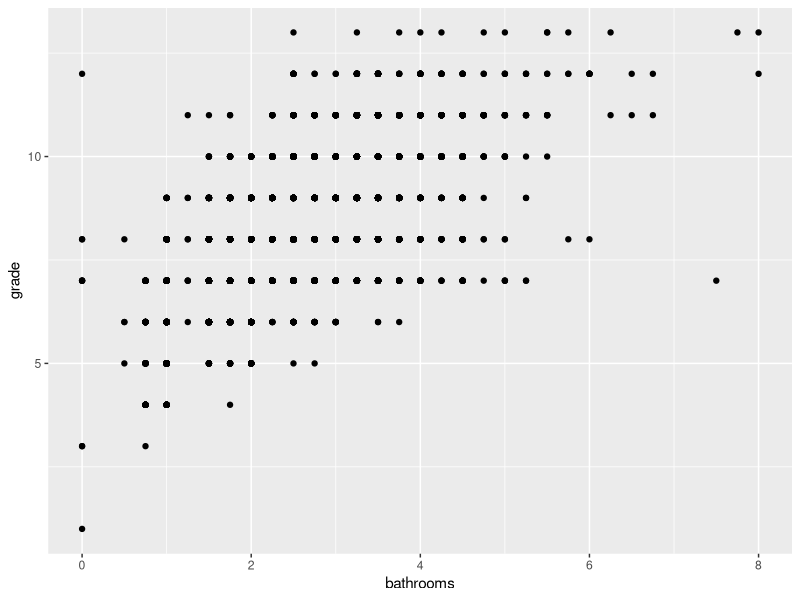
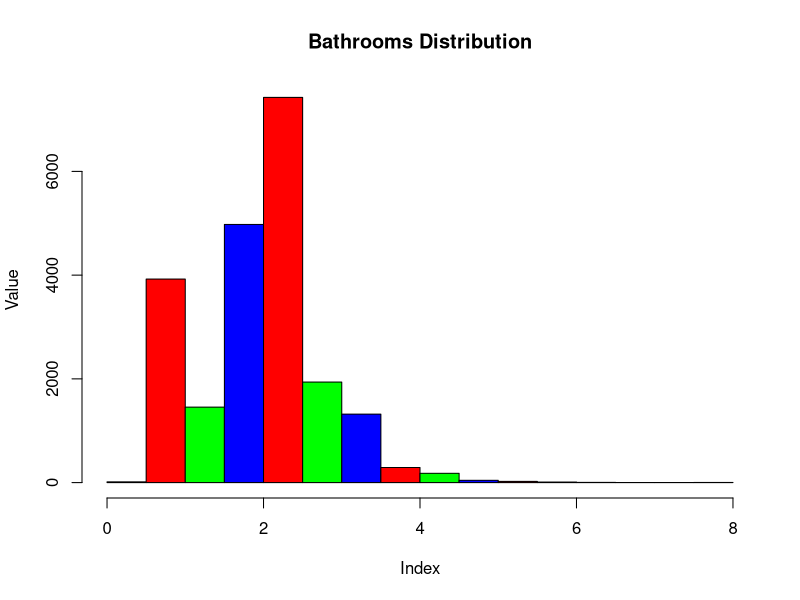
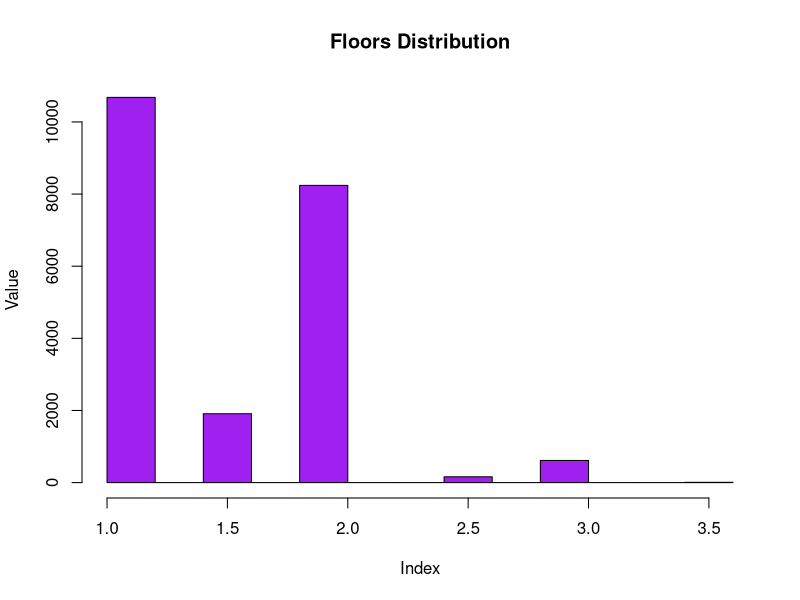

These charts were generated, in order, by the following R code:
df <- read.csv('kc_house_data.csv')

head(df)

tail(df)

range(df$grade)
range(df$bedrooms)

library(ggplot2)
ggplot(data = df, aes(x=bathrooms, y=grade)) + geom_point()

hist(df$bathrooms, main='Bathrooms Distribution',
     xlab='Index', ylab='Value', border='black',
     col=c('blue','red', 'green'))

hist(df$floors, main='Floors Distribution',xlab='Index',
     ylab='Value', border='black', col='purple')

table(df$bedrooms)
table(df$bathrooms)
table(df$floors)
table(df$condition)
table(df$grade)
